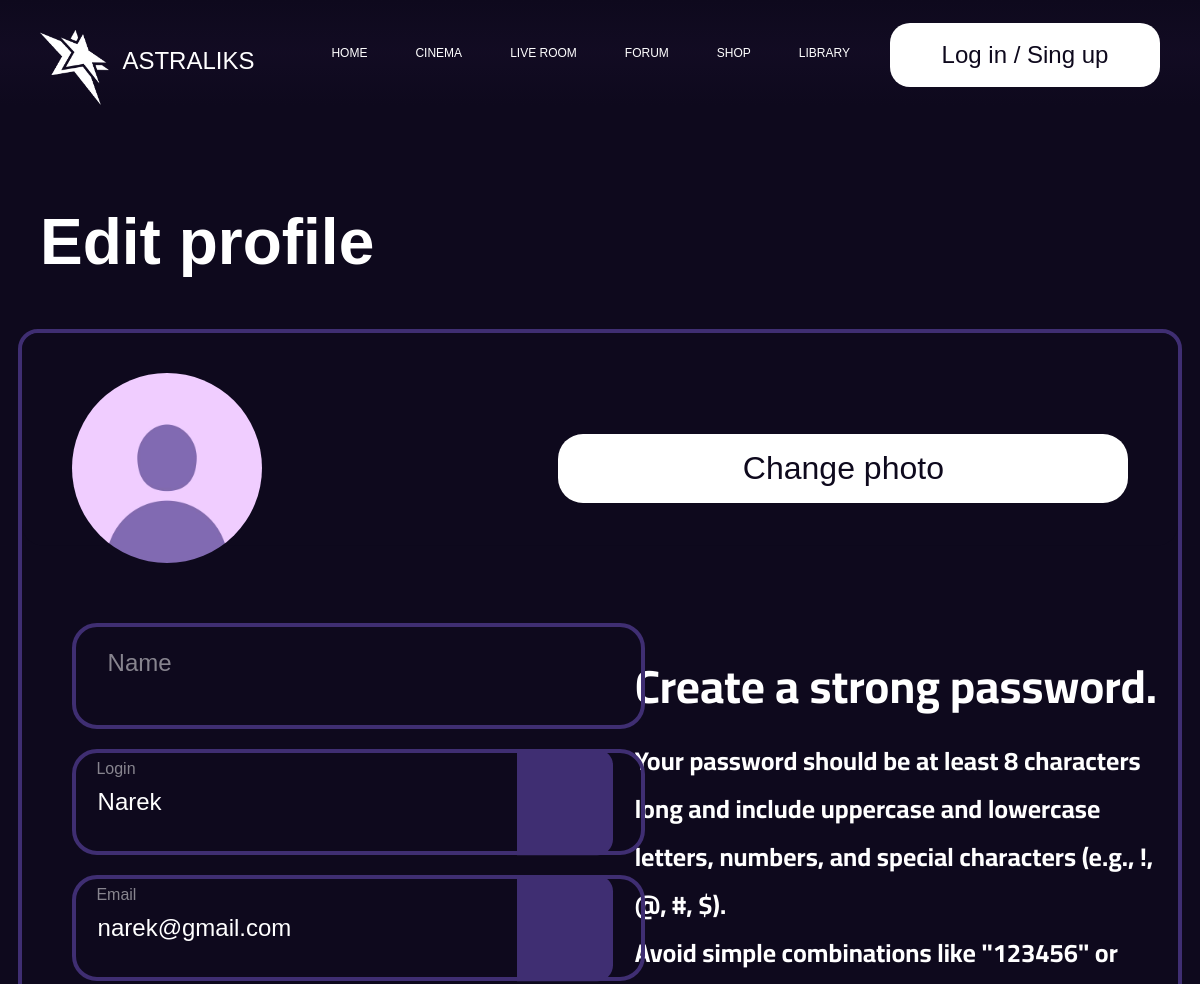
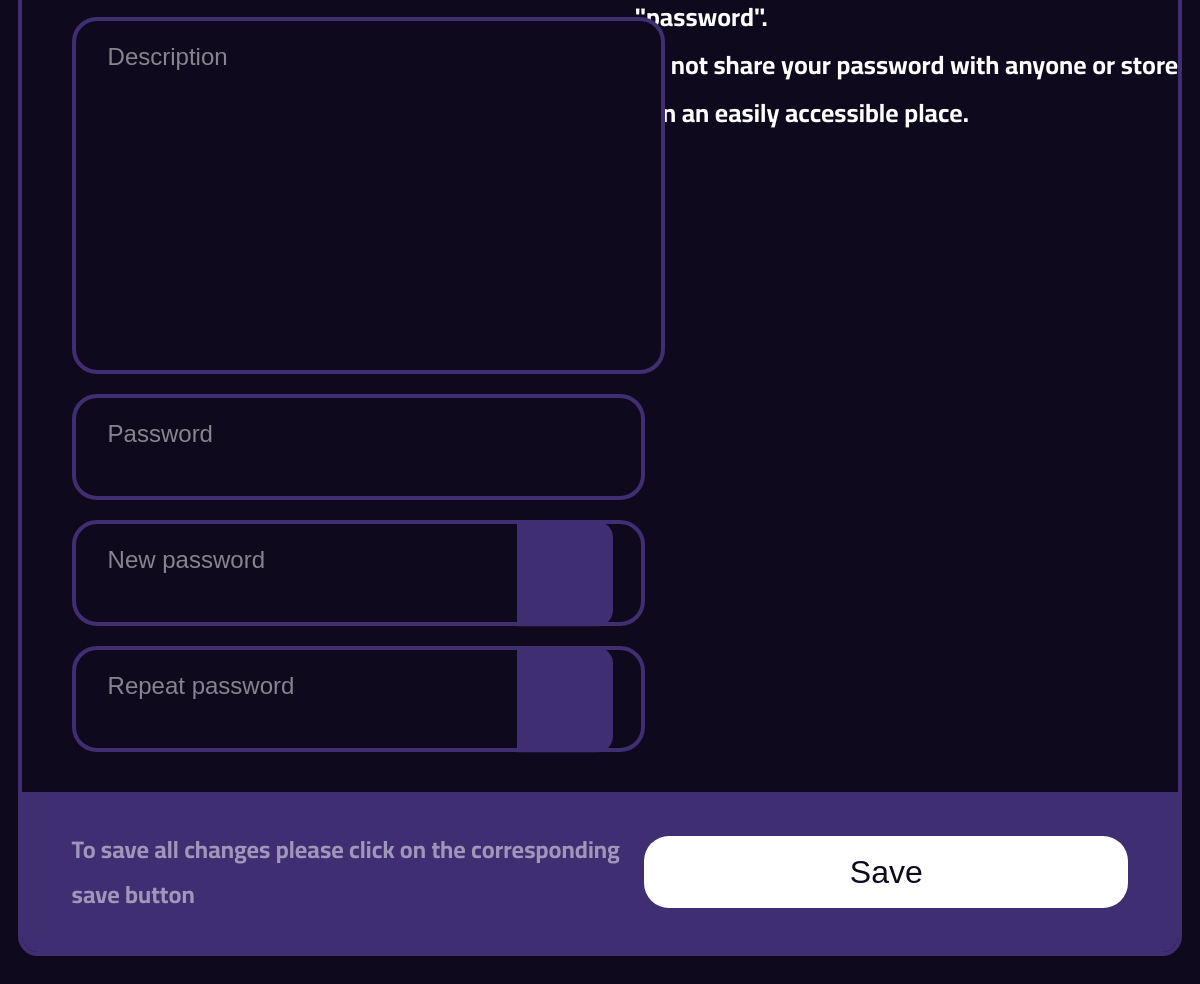
/Scr/Profile/edit_profile.php?user_id=6, run on the app's committed database (2 pictures, top to bottom).
### tables this page shows
CREATE TABLE `users` (
  `ID` int(10) UNSIGNED NOT NULL,
  `login` varchar(255) DEFAULT NULL,
  `name` varchar(255) NOT NULL,
  `email` varchar(255) DEFAULT NULL,
  `password` varchar(255) DEFAULT NULL,
  `avatar` varchar(255) DEFAULT '../../Avatars/Defoult_avatar.png',
  `description` text DEFAULT NULL,
  `background_image` varchar(255) DEFAULT '../../Backgrounds/default_background.png',
  `posts` int(10) UNSIGNED NOT NULL DEFAULT 0,
  `followers` int(10) UNSIGNED NOT NULL DEFAULT 0,
  `following` int(10) UNSIGNED NOT NULL DEFAULT 0,
  `pin` int(10) UNSIGNED NOT NULL DEFAULT 0,
  `achivments` int(10) UNSIGNED NOT NULL DEFAULT 0,
  `balance` decimal(10,2) UNSIGNED NOT NULL DEFAULT 0.00
);

### Scr/Profile/edit_profile.php (the view, shortened to what this page needs)
<?php
require __DIR__ . '/../db.php';
$user_id = isset($_GET['user_id']) ? intval($_GET['user_id']) : 0;
$sql = "
    SELECT
        login,
        name,
        email,
        avatar,
        description,
        background_image,
        posts,
        followers,
        following,
        pin,
        achivments,
        balance
    FROM
        users
    WHERE
        ID = ?
";
$stmt = $pdo->prepare($sql);
$stmt->execute([$user_id]);
$userInfo = $stmt->fetch(PDO::FETCH_ASSOC);
$login = htmlspecialchars($userInfo['login']);
$name = htmlspecialchars($userInfo['name']);
$email = htmlspecialchars($userInfo['email']);
$avatar = htmlspecialchars($userInfo['avatar']);
$description = htmlspecialchars($userInfo['description']);
?>
<!DOCTYPE html>
<html lang="en">
<head>
    <link rel="stylesheet" type="text/css" href="edit_profile.css">
    <link rel="stylesheet" href="https://cdnjs.cloudflare.com/ajax/libs/cropperjs/1.5.13/cropper.min.css">
</head>
<body>
    <?php include '../navbar.php'; ?>
    <h1 class="edit_title"> Edit profile </h1>
    <div class="edit_container">
        <div class="edit_background">
        </div>
        <div class="edit_avatar_container">
            <img src="<?php echo $avatar; ?>" class="edit_avatar_img" id="edit_avatar_img">
            <div class="change_photo">
                <span>Change photo</span>
            </div>
        </div>
        <div class="edit_info_container">
            <div class="edit_info">
                <div class="input_container">
                    <input type="text" id="edit_name" placeholder="" value="<?php echo $name; ?>" maxlength="32">
                    <label for="edit_name">Name</label>
                </div>
                <div class="input_container">
                    <input type="text" id="edit_login" value="<?php echo $login; ?>" placeholder=" " maxlength="32">
                    <label for="edit_login">Login</label>
                    <span class="status-icon" id="edit_login_status"></span>
                </div>
                <div class="input_container">
                    <input type="email" id="edit_email" value="<?php echo $email; ?>" placeholder=" " maxlength="32">
                    <label for="edit_email">Email</label>
                    <span class="status-icon" id="edit_email_status"></span>
                </div>
                <div class="input_container">
                    <textarea id="edit_description" placeholder=" " maxlength="460" value="<?php echo $description; ?>"></textarea>
                    <label for="edit_description">Description</label>
                </div>
                <div class="input_container">
                    <input type="password" id="password" placeholder=" " maxlength="64">
                    <label for="password">Password</label>
                </div>
                <div class="input_container">
                    <input type="password" id="new_password" placeholder=" " maxlength="64">
                    <label for="new_password">New password</label>
                    <span class="status-icon" id="new_password_status"></span>
                </div>
                <div class="input_container">
                    <input type="password" id="repeat_password" placeholder=" " maxlength="64">
                    <label for="repeat_password">Repeat password</label>
                    <span class="status-icon" id="repeat_password_status"></span>
                </div>
            </div>
            <div class="password_info">
                <h1> Create a strong password. </h1>
                <span>
                    Your password should be at least 8 characters long and include uppercase and lowercase letters, numbers, and special characters (e.g., !, @, #, $).
                </span><br>
                <span>
                    Avoid simple combinations like "123456" or "password".
                </span><br>
                <span>
                    Do not share your password with anyone or store it in an easily accessible place.
                </span>
            </div>
        </div>
        <div class="save_container">
            <h2> To save all changes please click on the corresponding save button </h2>
            <button class="save_button">Save</button>
        </div>
    </div>
</body>
</html>

### Scr/Profile/edit_profile.css (style rules this page uses)
html { font-size: 16px; }
html, body { margin: 0; padding: 0; user-select: none; background-color: #0E091D; }
p, h1, h2, h3 { margin: 0; }
.edit_title { font-family: Helvetica; font-size: 4rem; color: #FFFFFF; margin-top: 6.25rem; margin-left: 2.5rem; }
.edit_container { width: 96.4%; margin: auto; margin-top: 3.125rem; margin-bottom: 4rem; border-radius: 1.25rem; border: #3F2E72 solid 0.25rem; }
.edit_background { position: absolute; z-index: 1; width: 96.4%; height: 17rem; overflow: hidden; border-top-left-radius: 1rem; border-top-right-radius: 1rem; opacity: 0.5; }
.edit_avatar_container { display: flex; padding-top: 2.5rem; padding-bottom: 2.5rem; }
.edit_avatar_img { position: relative; width: 11.875rem; height: 11.875rem; margin-left: 3.125rem; border-radius: 50%; z-index: 2; }
.change_photo { position: relative; width: 35.625rem; padding-top: 1rem; padding-bottom: 1rem; text-align: center; margin: auto; margin-right: 3.125rem; border-radius: 1.5625rem; background-color: #FFFFFF; border: none; font-family: Helvetica; font-size: 2rem; color: #0E091D; cursor: pointer; transition: background-color 0.3s ease, color 0.3s ease; z-index: 2; }
.edit_avatar_container { position: relative; }
.edit_info_container { display: flex; }
.edit_info { width: 53%; }
.input_container { position: relative; width: 100%; }
.input_container input { position: relative; display: flex; width: 91.5%; height: 6rem; align-items: center; border-radius: 1.5625rem; border: 0.25rem solid #3F2E72; text-indent: 1.25rem; font-size: 1.5rem; font-family: Helvetica; color: #FFFFFF; outline: none; margin-left: 3.125rem; margin-top: 1.25rem; z-index: 3; background-color: rgba(0, 0, 0, 0); }
.input_container input:focus + label, .input_container input:not(:placeholder-shown) + label { top: 1.25rem; left: 0.3rem; font-size: 1rem; color: #FFFFFF; opacity: 0.5; }
.input_container textarea { display: flex; width: 89%; height: 17.625rem; margin-top: 1.25rem; margin-left: 3.125rem; align-items: flex-start; flex-shrink: 0; border-radius: 1.5625rem; border: 0.25rem solid #3F2E72; padding-left: 1.25rem; padding-right: 1.25rem; padding-top: 2.1rem; padding-bottom: 2.1rem; font-size: 1.5rem; font-family: Helvetica; color: #FFFFFF; background-color: #0E091D; outline: none; resize: none; overflow: hidden; }
.input_container label { position: absolute; top: 2.5rem; left: 1rem; font-size: 1.5rem; color: rgba(255, 255, 255, 0.5); pointer-events: none; transition: all 0.3s ease; transform: translateY(-50%); font-family: Helvetica; text-indent: 1.25rem; margin-left: 3.125rem; }
.input_container textarea:focus + label, .input_container textarea:not(:placeholder-shown) + label { top: 1.25rem; left: 0.3rem; font-size: 1rem; color: #FFFFFF; opacity: 0.5; }
.status-icon { position: absolute; width: 6rem; height: 6.6rem; border-top-right-radius: 1rem; border-bottom-right-radius: 1rem; background-color: #3F2E72; right: 3.6%; top: 50.3%; transform: translateY(-50%); font-size: 1.2rem; display: inline; }
.password_info { width: 47%; }
.password_info h1 { font-family: din_next; font-size: 2.9rem; color: #FFFFFF; margin-top: 2.5rem; margin-bottom: 0.5rem; }
.password_info span { font-family: din_next; font-size: 1.6rem; color: #FFFFFF; }
.save_container { display: flex; width: 100%; height: 10rem; background-color: #3F2E72; border-bottom-left-radius: 1rem; border-bottom-right-radius: 1rem; margin-top: 2.5rem; }
.save_container h2 { font-family: din_next; font-size: 1.5rem; color: #FFFFFF; margin-left: 3.125rem; margin-top: auto; margin-bottom: auto; opacity: 0.5; }
.save_button { width: 35.625rem; height: 4.5rem; margin: auto; margin-right: 3.125rem; border-radius: 1.5625rem; background-color: #FFFFFF; border: none; font-family: Helvetica; font-size: 2rem; color: #0E091D; opacity: 0.5; cursor: not-allowed; transition: background-color 0.3s ease, color 0.3s ease, opacity 0.2s; }
.save_button.active { opacity: 1; cursor: pointer; }

### Scr/navbar.php (style rules this page uses)
html { font-size: 16px; }

### data on the page
users: avatar (picture), login "Narek", email "narek@gmail.com"
